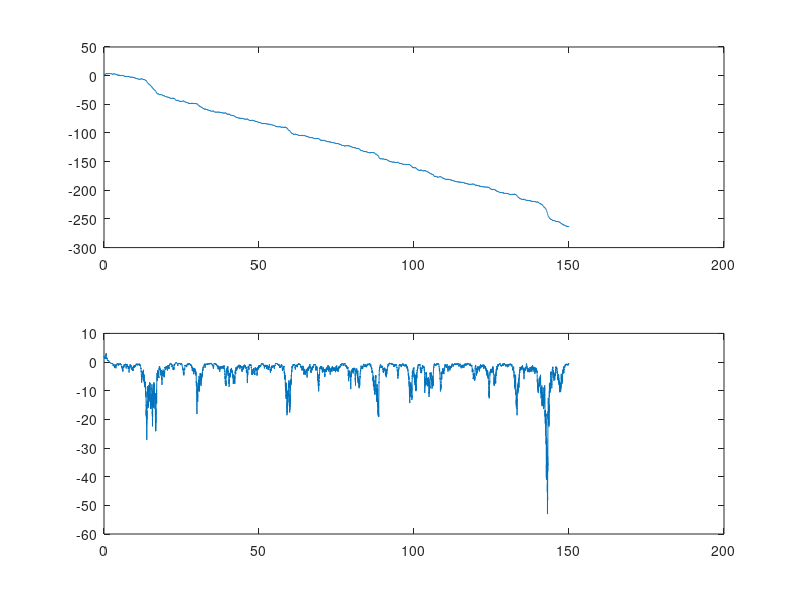

The MATLAB script that drew this image:
clear all
close all

randn('state',100) % set the state of randn
T = 150; N = 15000; dt = T/N;
dW1 = sqrt(dt)*randn(N,1); % increments
dW2 = sqrt(dt)*randn(N,1); % increments
t = dt:dt:T;

p = zeros(N,1);
x = zeros(N,1);
p(1) = 2;
x(1) = 2;

for i=2:N
    x(i) = x(i-1) + .5*p(i-1)*dt + dW1(i-1);
    p(i) = p(i-1) - dt + p(i-1) * dW1(i-1);
end

subplot(2,1,1)
plot(t, x)
subplot(2,1,2)
plot(t,p)
